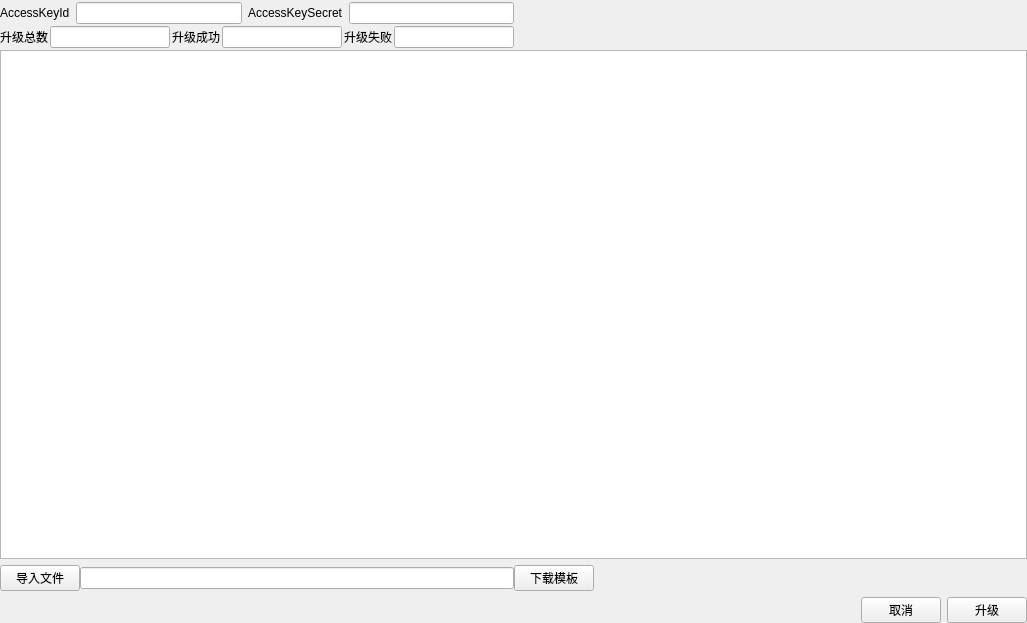
<?xml version="1.0" encoding="UTF-8"?>
<ui version="4.0">
 <class>UpgradeWidget</class>
 <widget class="QWidget" name="UpgradeWidget">
  <property name="geometry">
   <rect>
    <x>0</x>
    <y>0</y>
    <width>1027</width>
    <height>623</height>
   </rect>
  </property>
  <property name="windowTitle">
   <string>Form</string>
  </property>
  <layout class="QVBoxLayout" name="verticalLayout_2">
   <property name="leftMargin">
    <number>0</number>
   </property>
   <property name="topMargin">
    <number>0</number>
   </property>
   <property name="rightMargin">
    <number>0</number>
   </property>
   <property name="bottomMargin">
    <number>0</number>
   </property>
   <item>
    <layout class="QVBoxLayout" name="verticalLayout">
     <property name="spacing">
      <number>0</number>
     </property>
     <property name="sizeConstraint">
      <enum>QLayout::SetDefaultConstraint</enum>
     </property>
     <item>
      <layout class="QHBoxLayout" name="horizontalLayout_3">
       <property name="sizeConstraint">
        <enum>QLayout::SetDefaultConstraint</enum>
       </property>
       <item>
        <layout class="QFormLayout" name="formLayout">
         <property name="sizeConstraint">
          <enum>QLayout::SetDefaultConstraint</enum>
         </property>
         <property name="fieldGrowthPolicy">
          <enum>QFormLayout::AllNonFixedFieldsGrow</enum>
         </property>
         <property name="rowWrapPolicy">
          <enum>QFormLayout::WrapAllRows</enum>
         </property>
         <property name="labelAlignment">
          <set>Qt::AlignLeading|Qt::AlignLeft|Qt::AlignTop</set>
         </property>
         <property name="formAlignment">
          <set>Qt::AlignLeading|Qt::AlignLeft|Qt::AlignTop</set>
         </property>
         <property name="horizontalSpacing">
          <number>2</number>
         </property>
         <property name="verticalSpacing">
          <number>2</number>
         </property>
         <property name="topMargin">
          <number>2</number>
         </property>
         <property name="bottomMargin">
          <number>2</number>
         </property>
         <item row="0" column="1">
          <layout class="QHBoxLayout" name="horizontalLayout">
           <property name="spacing">
            <number>6</number>
           </property>
           <property name="sizeConstraint">
            <enum>QLayout::SetDefaultConstraint</enum>
           </property>
           <item>
            <widget class="QLabel" name="username_label">
             <property name="sizePolicy">
              <sizepolicy hsizetype="Preferred" vsizetype="Maximum">
               <horstretch>0</horstretch>
               <verstretch>0</verstretch>
              </sizepolicy>
             </property>
             <property name="text">
              <string>AccessKeyId</string>
             </property>
            </widget>
           </item>
           <item>
            <widget class="QLineEdit" name="username_lineEdit">
             <property name="sizePolicy">
              <sizepolicy hsizetype="Expanding" vsizetype="Fixed">
               <horstretch>0</horstretch>
               <verstretch>0</verstretch>
              </sizepolicy>
             </property>
            </widget>
           </item>
           <item>
            <widget class="QLabel" name="password_label">
             <property name="sizePolicy">
              <sizepolicy hsizetype="Preferred" vsizetype="Maximum">
               <horstretch>0</horstretch>
               <verstretch>0</verstretch>
              </sizepolicy>
             </property>
             <property name="text">
              <string>AccessKeySecret</string>
             </property>
            </widget>
           </item>
           <item>
            <widget class="QLineEdit" name="password_lineEdit">
             <property name="sizePolicy">
              <sizepolicy hsizetype="Expanding" vsizetype="Fixed">
               <horstretch>0</horstretch>
               <verstretch>0</verstretch>
              </sizepolicy>
             </property>
            </widget>
           </item>
          </layout>
         </item>
         <item row="1" column="1">
          <layout class="QHBoxLayout" name="horizontalLayout_2">
           <item>
            <widget class="QLabel" name="upgrade_total_label">
             <property name="sizePolicy">
              <sizepolicy hsizetype="Preferred" vsizetype="Maximum">
               <horstretch>0</horstretch>
               <verstretch>0</verstretch>
              </sizepolicy>
             </property>
             <property name="text">
              <string>升级总数</string>
             </property>
            </widget>
           </item>
           <item>
            <widget class="QLineEdit" name="upgrade_total_lineEdit">
             <property name="sizePolicy">
              <sizepolicy hsizetype="Expanding" vsizetype="Fixed">
               <horstretch>0</horstretch>
               <verstretch>0</verstretch>
              </sizepolicy>
             </property>
             <property name="focusPolicy">
              <enum>Qt::NoFocus</enum>
             </property>
            </widget>
           </item>
           <item>
            <widget class="QLabel" name="upgrade_success_label">
             <property name="sizePolicy">
              <sizepolicy hsizetype="Preferred" vsizetype="Maximum">
               <horstretch>0</horstretch>
               <verstretch>0</verstretch>
              </sizepolicy>
             </property>
             <property name="text">
              <string>升级成功</string>
             </property>
            </widget>
           </item>
           <item>
            <widget class="QLineEdit" name="upgrade_success_lineEdit">
             <property name="sizePolicy">
              <sizepolicy hsizetype="Expanding" vsizetype="Fixed">
               <horstretch>0</horstretch>
               <verstretch>0</verstretch>
              </sizepolicy>
             </property>
             <property name="focusPolicy">
              <enum>Qt::NoFocus</enum>
             </property>
            </widget>
           </item>
           <item>
            <widget class="QLabel" name="upgrade_failed_label">
             <property name="sizePolicy">
              <sizepolicy hsizetype="Preferred" vsizetype="Maximum">
               <horstretch>0</horstretch>
               <verstretch>0</verstretch>
              </sizepolicy>
             </property>
             <property name="text">
              <string>升级失败</string>
             </property>
            </widget>
           </item>
           <item>
            <widget class="QLineEdit" name="upgrade_failed_lineEdit">
             <property name="sizePolicy">
              <sizepolicy hsizetype="Expanding" vsizetype="Fixed">
               <horstretch>0</horstretch>
               <verstretch>0</verstretch>
              </sizepolicy>
             </property>
             <property name="focusPolicy">
              <enum>Qt::NoFocus</enum>
             </property>
            </widget>
           </item>
          </layout>
         </item>
        </layout>
       </item>
       <item>
        <spacer name="horizontalSpacer">
         <property name="orientation">
          <enum>Qt::Horizontal</enum>
         </property>
         <property name="sizeType">
          <enum>QSizePolicy::MinimumExpanding</enum>
         </property>
         <property name="sizeHint" stdset="0">
          <size>
           <width>40</width>
           <height>20</height>
          </size>
         </property>
        </spacer>
       </item>
      </layout>
     </item>
     <item>
      <widget class="QTableView" name="tableView">
       <property name="sizePolicy">
        <sizepolicy hsizetype="MinimumExpanding" vsizetype="MinimumExpanding">
         <horstretch>1</horstretch>
         <verstretch>1</verstretch>
        </sizepolicy>
       </property>
       <property name="contextMenuPolicy">
        <enum>Qt::PreventContextMenu</enum>
       </property>
      </widget>
     </item>
    </layout>
   </item>
   <item>
    <layout class="QHBoxLayout" name="horizontalLayout_File">
     <property name="spacing">
      <number>0</number>
     </property>
     <item>
      <widget class="QPushButton" name="input_file_Button">
       <property name="text">
        <string>导入文件</string>
       </property>
      </widget>
     </item>
     <item>
      <widget class="QLineEdit" name="lineEdit_filePath"/>
     </item>
     <item>
      <widget class="QPushButton" name="download_file_Button">
       <property name="text">
        <string>下载模板</string>
       </property>
      </widget>
     </item>
     <item>
      <spacer name="horizontalSpacer_2">
       <property name="orientation">
        <enum>Qt::Horizontal</enum>
       </property>
       <property name="sizeHint" stdset="0">
        <size>
         <width>40</width>
         <height>20</height>
        </size>
       </property>
      </spacer>
     </item>
    </layout>
   </item>
   <item>
    <layout class="QHBoxLayout" name="horizontalLayout_Bottom">
     <item>
      <spacer name="horizontalSpacer_3">
       <property name="orientation">
        <enum>Qt::Horizontal</enum>
       </property>
       <property name="sizeHint" stdset="0">
        <size>
         <width>40</width>
         <height>20</height>
        </size>
       </property>
      </spacer>
     </item>
     <item>
      <widget class="QPushButton" name="cancel_Button">
       <property name="text">
        <string>取消</string>
       </property>
      </widget>
     </item>
     <item>
      <widget class="QPushButton" name="upgrade_Button">
       <property name="text">
        <string>升级</string>
       </property>
      </widget>
     </item>
    </layout>
   </item>
  </layout>
 </widget>
 <resources/>
 <connections/>
</ui>
